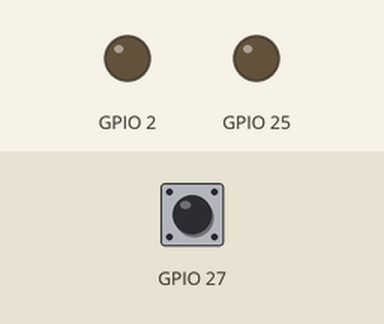
This program was run on a simulated ESP32. On the bench: output pins drawn as LEDs (lit = HIGH). Dashed ring = blinking. The test bench sets the inputs (shaded band); at power-on: GPIO 27 HIGH.

Above: at 1.2 s.
1.3 s: GPIO 27 pulled LOW for 1 s
At 2.25 s:
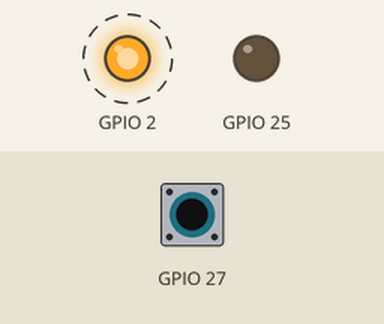
4.8 s: GPIO 27 pulled LOW for 0.15 s
6.4 s: GPIO 27 pulled LOW for 3.2 s
At 7.75 s:
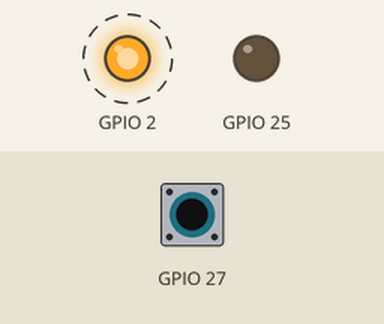
Timing chart, 0 to 17.1 s (numbered marks = the images above; inputs shaded):
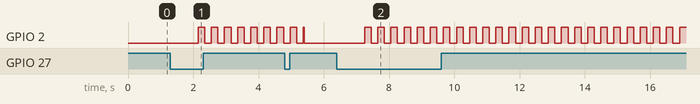

The program:

main.cpp
```cpp
#include <Arduino.h>
#include "LED.h"
#include <OneButton.h>

int control = 0;

LED led[2] = {
    LED(LED_PIN, LED_ACT),
    LED(LED_PIN2, LED_ACT),
};

void btnPush();
void btnHold();
void btndbclick();
OneButton button(BTN_PIN, !BTN_ACT);

void setup()
{
    led[0].off();
    led[1].off();
    button.attachClick(btnPush);
    button.attachDoubleClick(btndbclick);
    button.attachLongPressStart(btnHold);
}

void loop()
{
    led[0].loop();
    led[1].loop();
    button.tick();
}

void btnPush()
{
    led[control].flip();
}

void btnHold()
{
    led[control].blink(200);
}

void btndbclick(){
    control = (control+1) % 2;
}
```

Measured:
- after the input at 1.3 s, GPIO 2: alternates HIGH for 0.20 s and LOW for 0.20 s, starting after 0.85 s
- after the input at 6.4 s, GPIO 2: alternates HIGH for 0.20 s and LOW for 0.20 s, starting after 0.85 s
